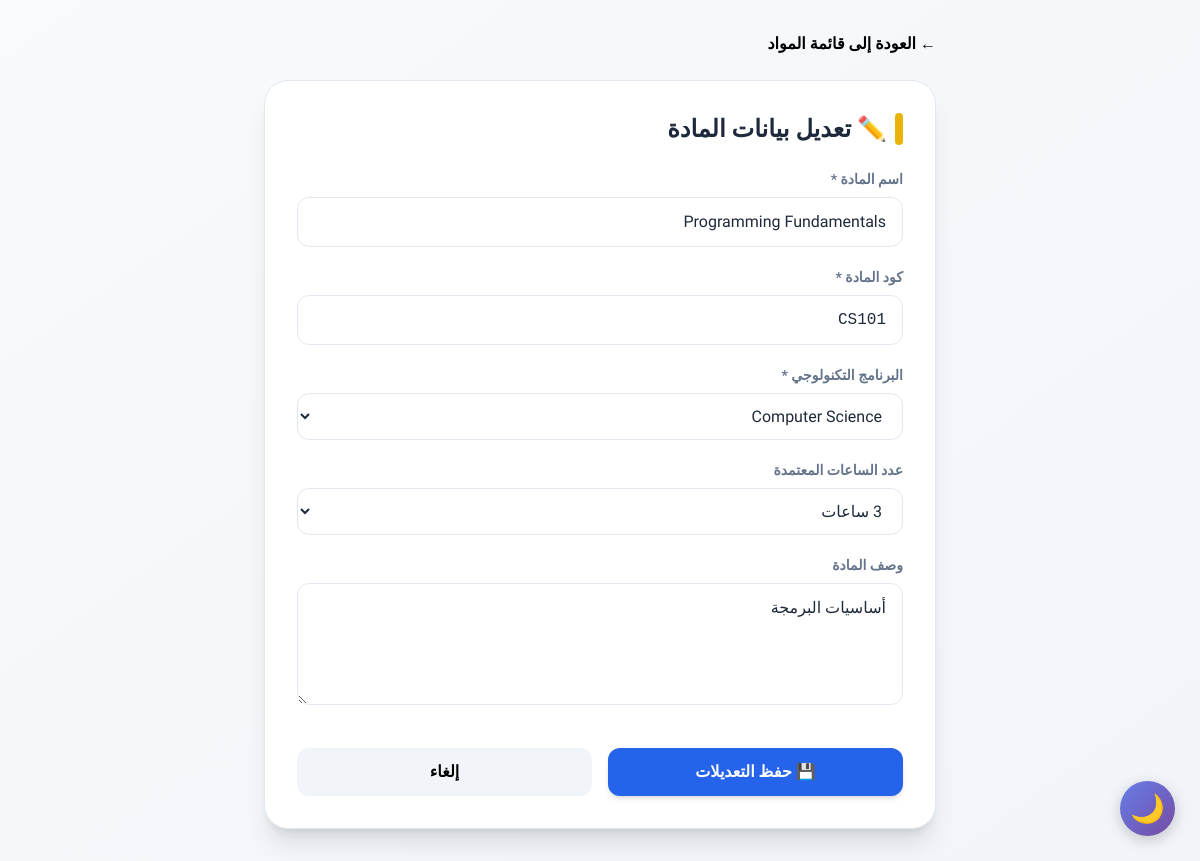
/edit_course.php?id=1 (signed in), run on the app's committed database.
### tables this page shows
CREATE TABLE IF NOT EXISTS `courses` (
    `id` INT AUTO_INCREMENT PRIMARY KEY,
    `department_id` INT NOT NULL,
    `name` VARCHAR(255) NOT NULL,
    `code` VARCHAR(50) UNIQUE NOT NULL,
    `description` TEXT,
    `credit_hours` INT DEFAULT 3,
    `created_at` TIMESTAMP DEFAULT CURRENT_TIMESTAMP,
    FOREIGN KEY (`department_id`) REFERENCES `departments`(`id`) ON DELETE CASCADE
);

CREATE TABLE IF NOT EXISTS `departments` (
    `id` INT AUTO_INCREMENT PRIMARY KEY,
    `name` VARCHAR(255) NOT NULL,
    `description` TEXT,
    `created_at` TIMESTAMP DEFAULT CURRENT_TIMESTAMP
);

### config/Database.php (called while the page is built, shortened)
<?php
class Database {
    private static $instance = null;
    private $pdo;
    private $host = 'localhost';
    private $db_name = 'university_portal';
    private $username = 'root';
    private $password = '';
    private function __construct() {
        try {
            $dsn = "mysql:host={$this->host};dbname={$this->db_name};charset=utf8mb4";
            $options = [
                PDO::ATTR_ERRMODE => PDO::ERRMODE_EXCEPTION,
                PDO::ATTR_DEFAULT_FETCH_MODE => PDO::FETCH_ASSOC,
                PDO::ATTR_EMULATE_PREPARES => false,
            ];
            $this->pdo = new PDO($dsn, $this->username, $this->password, $options);
        } catch (PDOException $e) {
            die("خطأ في الاتصال بقاعدة البيانات: " . $e->getMessage());
        }
    }
    public static function getInstance() {
        if (self::$instance === null) {
            self::$instance = new Database();
        }
        return self::$instance;
    }
    public function getConnection() {
        return $this->pdo;
    }
}
?>

### classes/Course.php (called while the page is built, shortened)
<?php
require_once __DIR__ . '/../config/Database.php';
class Course {
    private $db;
    public function __construct() {
        $this->db = Database::getInstance()->getConnection();
    }
    public function getById($id) {
        $stmt = $this->db->prepare("SELECT * FROM courses WHERE id = ?");
        $stmt->execute([$id]);
        return $stmt->fetch();
    }
}
?>

### classes/Department.php (called while the page is built, shortened)
<?php
require_once __DIR__ . '/../config/Database.php';
class Department {
    private $db;
    public function __construct() {
        $this->db = Database::getInstance()->getConnection();
    }
    public function getAll() {
        $stmt = $this->db->query("SELECT * FROM departments ORDER BY created_at DESC");
        return $stmt->fetchAll();
    }
}
?>

### public/edit_course.php (the view, shortened to what this page needs)
<?php
require_once __DIR__ . '/../classes/Course.php';
require_once __DIR__ . '/../classes/Department.php';
$course = new Course();
$dept = new Department();
$course_id = (int)$_GET['id'];
$course_data = $course->getById($course_id);
$departments = $dept->getAll();
?>
<!DOCTYPE html>
<html lang="ar" dir="rtl">
<head>
    <script src="https://cdn.tailwindcss.com"></script>
</head>
<body class="min-h-screen p-4 md:p-8">
    <div class="max-w-2xl mx-auto">
        <a href="manage_courses.php" class="inline-flex items-center gap-2 font-bold mb-6 hover:opacity-80 transition">
            ← العودة إلى قائمة المواد
        </a>
        <div class="rounded-3xl shadow-xl p-8 border" style="background-color: var(--card-bg); border-color: var(--border);">
            <h2 class="text-2xl font-black mb-6 flex items-center gap-2" style="color: var(--text-primary);">
                <span class="w-2 h-8 bg-yellow-500 rounded-full"></span>
                ✏️ تعديل بيانات المادة
            </h2>
            <form method="POST" class="space-y-5">
                <div>
                    <label class="block text-sm font-bold mb-2" style="color: var(--text-secondary);">اسم المادة *</label>
                    <input type="text" name="name" value="<?= htmlspecialchars($course_data['name']) ?>" required
                           class="w-full px-4 py-3 rounded-xl border focus:border-blue-400 focus:outline-none focus:ring-2 focus:ring-blue-200">
                </div>
                <div>
                    <label class="block text-sm font-bold mb-2" style="color: var(--text-secondary);">كود المادة *</label>
                    <input type="text" name="code" value="<?= htmlspecialchars($course_data['code']) ?>" required
                           class="w-full px-4 py-3 rounded-xl border focus:border-blue-400 focus:outline-none focus:ring-2 focus:ring-blue-200 font-mono">
                </div>
                <div>
                    <label class="block text-sm font-bold mb-2" style="color: var(--text-secondary);">البرنامج التكنولوجي *</label>
                    <select name="dept_id" required class="w-full px-4 py-3 rounded-xl border focus:border-blue-400 focus:outline-none focus:ring-2 focus:ring-blue-200">
                        <?php foreach($departments as $d): ?>
                            <option value="<?= $d['id'] ?>" <?= ($d['id'] == $course_data['department_id']) ? 'selected' : '' ?>>
                                <?= htmlspecialchars($d['name']) ?>
                            </option>
                        <?php endforeach; ?>
                    </select>
                </div>
                <div>
                    <label class="block text-sm font-bold mb-2" style="color: var(--text-secondary);">عدد الساعات المعتمدة</label>
                    <select name="credit_hours" class="w-full px-4 py-3 rounded-xl border focus:border-blue-400 focus:outline-none focus:ring-2 focus:ring-blue-200">
                        <option value="3" <?= ($course_data['credit_hours'] ?? 3) == 3 ? 'selected' : '' ?>>3 ساعات</option>
                    </select>
                </div>
                <div>
                    <label class="block text-sm font-bold mb-2" style="color: var(--text-secondary);">وصف المادة</label>
                    <textarea name="desc" rows="4" class="w-full px-4 py-3 rounded-xl border focus:border-blue-400 focus:outline-none focus:ring-2 focus:ring-blue-200"><?= htmlspecialchars($course_data['description']) ?></textarea>
                </div>
                <div class="flex gap-4 pt-4">
                    <button type="submit" name="update_course" class="btn-save flex-1 text-white font-bold py-3 rounded-xl transition shadow-md">
                        💾 حفظ التعديلات
                    </button>
                    <a href="manage_courses.php" class="btn-cancel flex-1 text-center font-bold py-3 rounded-xl transition">
                        إلغاء
                    </a>
                </div>
            </form>
        </div>
    </div>
    <button class="dark-mode-btn" id="darkModeToggle" title="تبديل الوضع المظلم">
        🌙
    </button>
</body>
</html>

### public/edit_course.php (style rules this page uses)
body { font-family: 'Tajawal', sans-serif; transition: background-color 0.3s ease, color 0.3s ease; }
:root { --bg-from: #f8fafc; --bg-to: #f1f5f9; --card-bg: #ffffff; --text-primary: #1e293b; --text-secondary: #64748b; --text-muted: #94a3b8; --border: #e2e8f0; --input-bg: #ffffff; --shadow: 0 10px 15px -3px rgba(0,0,0,0.1); --shadow-xl: 0 20px 25px -5px rgba(0,0,0,0.1); }
body { background: linear-gradient(to bottom right, var(--bg-from), var(--bg-to)); min-height: 100vh; }
input, select, textarea { background-color: var(--input-bg) !important; color: var(--text-primary) !important; border-color: var(--border) !important; }
input::placeholder, textarea::placeholder { color: var(--text-muted) !important; }
.dark-mode-btn { position: fixed; bottom: 25px; right: 25px; width: 55px; height: 55px; border-radius: 50%; background: linear-gradient(135deg, #667eea, #764ba2); cursor: pointer; display: flex; align-items: center; justify-content: center; box-shadow: 0 4px 15px rgba(0,0,0,0.2); transition: all 0.3s ease; z-index: 1000; border: none; font-size: 28px; }
a { color: #2563eb; }
.shadow-xl { box-shadow: var(--shadow-xl); }
.btn-save { background-color: #2563eb; }
.btn-cancel { background-color: #f1f5f9; }

### data on the page
courses: name "Programming Fundamentals", code "CS101", dept_id "Computer Science", credit_hours "3 ساعات", desc "أساسيات البرمجة"
